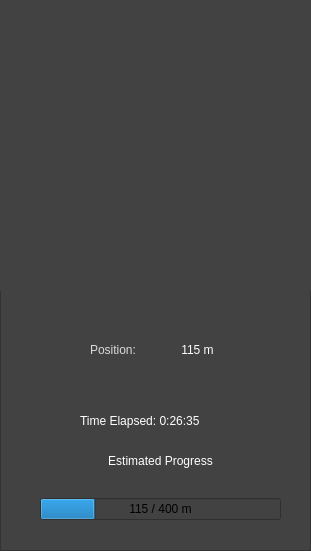
    <widget class="QFrame" name="left_frame">
     <property name="geometry">
      <rect>
       <x>20</x>
       <y>110</y>
       <width>311</width>
       <height>551</height>
      </rect>
     </property>
     <property name="styleSheet">
      <string notr="true">background-color: rgb(66, 66, 66);</string>
     </property>
     <property name="frameShape">
      <enum>QFrame::StyledPanel</enum>
     </property>
     <property name="frameShadow">
      <enum>QFrame::Raised</enum>
     </property>
     <widget class="QWidget" name="verticalLayoutWidget">
      <property name="geometry">
       <rect>
        <x>0</x>
        <y>0</y>
        <width>311</width>
        <height>291</height>
       </rect>
      </property>
      <layout class="QVBoxLayout" name="speed_guage_layout"/>
     </widget>
     <widget class="QLabel" name="time_elapsed_label">
      <property name="geometry">
       <rect>
        <x>80</x>
        <y>400</y>
        <width>171</width>
        <height>41</height>
       </rect>
      </property>
      <property name="styleSheet">
       <string notr="true">font: 75 10pt &quot;Microsoft YaHei UI&quot;;
color: rgb(255, 255, 255);</string>
      </property>
      <property name="text">
       <string>Time Elapsed: 0:26:35</string>
      </property>
     </widget>
     <widget class="QLabel" name="estimated_progress_title_label">
      <property name="geometry">
       <rect>
        <x>80</x>
        <y>450</y>
        <width>161</width>
        <height>21</height>
       </rect>
      </property>
      <property name="styleSheet">
       <string notr="true">font: 75 10pt &quot;Microsoft YaHei UI&quot;;
color: rgb(255, 255, 255);</string>
      </property>
      <property name="text">
       <string>Estimated Progress</string>
      </property>
      <property name="alignment">
       <set>Qt::AlignCenter</set>
      </property>
     </widget>
     <widget class="QWidget" name="verticalLayoutWidget_2">
      <property name="geometry">
       <rect>
        <x>40</x>
        <y>480</y>
        <width>241</width>
        <height>59</height>
       </rect>
      </property>
      <layout class="QVBoxLayout" name="progress_bar_layout">
       <item>
        <widget class="QProgressBar" name="progressBar">
         <property name="styleSheet">
          <string notr="true"/>
         </property>
         <property name="maximum">
          <number>500</number>
         </property>
         <property name="value">
          <number>115</number>
         </property>
         <property name="textVisible">
          <bool>true</bool>
         </property>
         <property name="invertedAppearance">
          <bool>false</bool>
         </property>
         <property name="textDirection">
          <enum>QProgressBar::TopToBottom</enum>
         </property>
         <property name="format">
          <string>%v / 400 m</string>
         </property>
        </widget>
       </item>
      </layout>
     </widget>
     <widget class="QWidget" name="horizontalLayoutWidget">
      <property name="geometry">
       <rect>
        <x>90</x>
        <y>310</y>
        <width>141</width>
        <height>80</height>
       </rect>
      </property>
      <layout class="QHBoxLayout" name="position_layout">
       <item>
        <widget class="QLabel" name="position_label">
         <property name="sizePolicy">
          <sizepolicy hsizetype="Preferred" vsizetype="Fixed">
           <horstretch>0</horstretch>
           <verstretch>0</verstretch>
          </sizepolicy>
         </property>
         <property name="styleSheet">
          <string notr="true">font: 75 9pt &quot;Microsoft YaHei&quot;;
color: rgb(218, 218, 218);</string>
         </property>
         <property name="text">
          <string>Position: </string>
         </property>
        </widget>
       </item>
       <item>
        <widget class="QLabel" name="position_ind">
         <property name="styleSheet">
          <string notr="true">font: 75 14pt &quot;Microsoft YaHei&quot;;
color: rgb(255, 255, 255);</string>
         </property>
         <property name="text">
          <string>115 m</string>
         </property>
         <property name="alignment">
          <set>Qt::AlignCenter</set>
         </property>
        </widget>
       </item>
      </layout>
     </widget>
    </widget>
